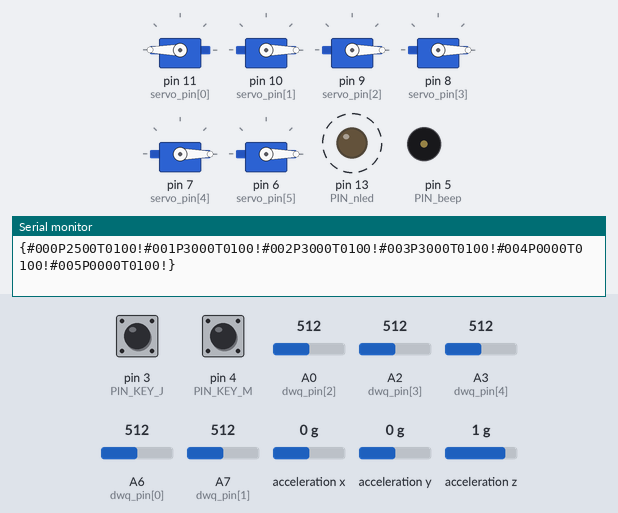
The sketch below on a simulated Arduino Nano, built with avr-gcc and run on an emulated ATmega328P. On the bench: 6 × servo, output pins drawn as LEDs (lit = HIGH), buzzer (waves = sounding, pin HIGH), the last lines printed to the serial monitor. Dashed ring = blinking. The inputs (shaded band) are chosen by the test bench; at power-on: pin 3 (PIN_KEY_J) HIGH, pin 4 (PIN_KEY_M) HIGH, A0 (dwq_pin[2]) = 512, A2 (dwq_pin[3]) = 512, A3 (dwq_pin[4]) = 512, A6 (dwq_pin[0]) = 512, A7 (dwq_pin[1]) = 512, acceleration x 0 g, acceleration y 0 g, acceleration z 1 g. EEPROM starts erased.

Above: at 4.8 s.
4.9 s: pin 3 (PIN_KEY_J) pulled LOW for 0.15 s
At 5.11 s:
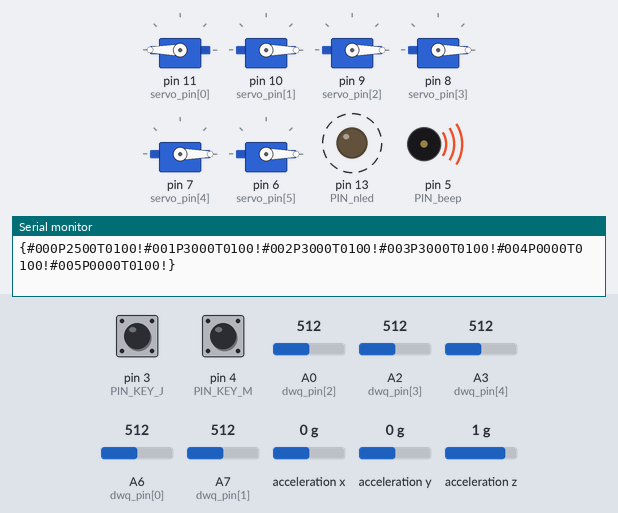
7.9 s: pin 3 (PIN_KEY_J) pulled LOW for 1 s
At 10.0 s:
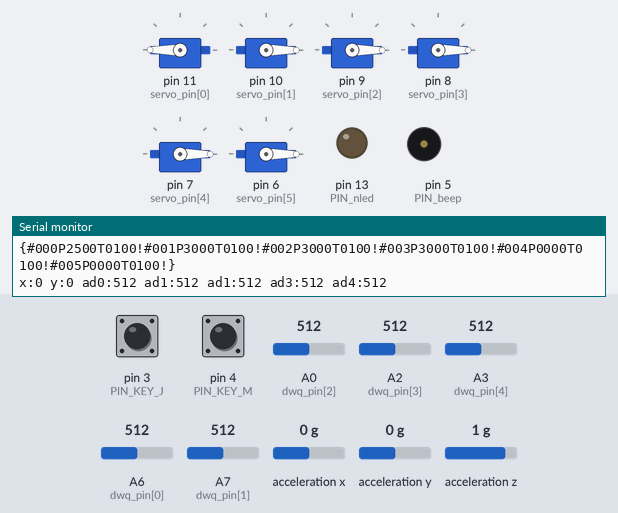
11.9 s: pin 3 (PIN_KEY_J) pulled LOW for 3.2 s
At 16.6 s:
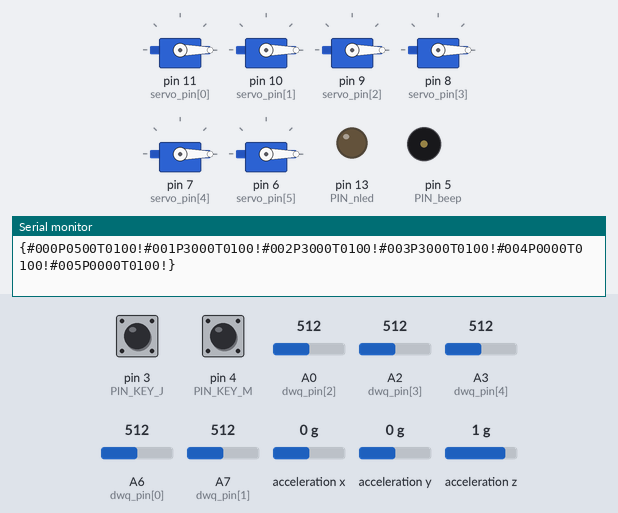
16.7 s: pin 3 (PIN_KEY_J) pulled LOW for 1 s
At 18.1 s:
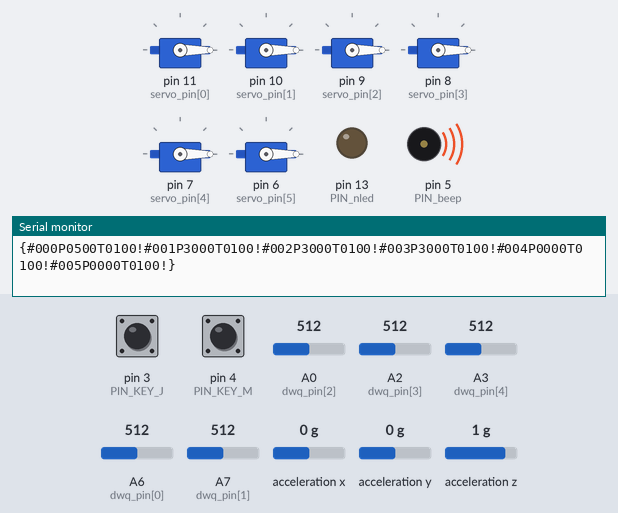
Timing chart, 0 to 19.7 s (numbered marks = the images above; inputs shaded):
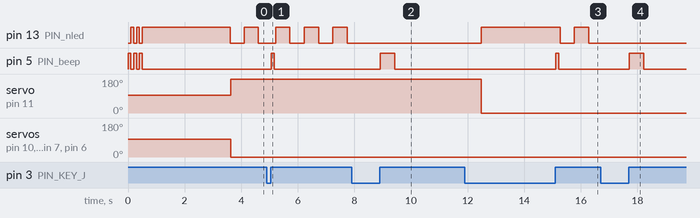

The sketch:

ZGloveR_Gihand2_V3.ino
```cpp
/*
    硬件IO分布：
    1、x轴 y轴 I2C芯片
    2、电位器 A6 A7 A0 A2 A3
    3、舵机引脚 11 10 9 8 7 6
    4、led引脚13 蜂鸣器引脚 5 校准按键 3 模式按键 4

    闭合手 控制小车
    张开手 控制云台
    其他控制手指

    20210130
    1、修复校准 包括陀螺仪的校准和手指的校准，校准时候，手套需要保持水平、手指完全闭合和手指完全张开。
*/

#include <Servo.h>            // 调用Servo.h库
#include <Wire.h>
#include <I2Cdev.h>
#include <ADXL345.h>
#include <EEPROM.h>           //调用<EEPROM.h库


#define SERVO_NUM   6               //宏定义舵机数量
#define DWQ_NUM     5               //宏定义电位器数量
#define PIN_beep    5               //宏定义蜂鸣器引脚
#define PIN_nled    13              //宏定义工作指示灯引脚
#define PIN_KEY_J   3               //宏定义校准引脚
#define PIN_KEY_M   4               //宏定义模式引脚

#define ADC_MIN_ADDR   0            //握紧时采集电位器值起始地址
#define ADC_MAX_ADDR   20           //张手时采集电位器值起始地址
#define POS_X_ADDR     30           //X的存储地址
#define POS_Y_ADDR     34           //Y的存储地址
#define JXB_PWM_RANGE  1000.0       //量程
#define JXB_PWM_STRAT  (500+(2000-JXB_PWM_RANGE)/2)     //机械臂PWM起始值
#define X_MIDDLE 0
#define Y_MIDDLE 0

#define beep_on() digitalWrite(PIN_beep, HIGH);
#define beep_off() digitalWrite(PIN_beep, LOW);

#define nled_on() digitalWrite(PIN_nled, LOW);
#define nled_off() digitalWrite(PIN_nled, HIGH);

char cmd_return[168];
Servo myservo[SERVO_NUM];                           //创建舵机类数组
byte servo_pin[SERVO_NUM] = {11, 10, 9, 8, 7, 6};   //定义舵机控制引脚数组
byte dwq_pin[DWQ_NUM] = {A6, A7, A0, A2, A3};       //定义电位器引脚数组
int  ADC_MAX[DWQ_NUM] = {0, 0, 0, 0, 0};            //默认握紧时采集电位器值
int  ADC_MIN[DWQ_NUM] = {0, 0, 0, 0, 0};            //默认张手时采集电位器值
int  ADC_MID[DWQ_NUM] = {0, 0, 0, 0, 0};            //默认张手时采集电位器值
int  pos[DWQ_NUM] = {0}, pos_x=0, pos_y=0;          //变量pos用来存储转化后的电位器数据
int  pos_bak[5] = {0}, pos_x_bak=0, pos_y_bak=0;    //变量pos备份值
int  pwm_value[DWQ_NUM] = {0};                      //变量pwm值
float pos_p[DWQ_NUM] = {1,1,1,1,1};                 //放大倍数
int pos_x_verify = 0, pos_y_verify = 0;             //x y校验值

ADXL345 myAdxl345;
int16_t ax, ay, az;

void setup(){
    Serial.begin(115200);                           //初始化波特率为115200
    pinMode(PIN_nled, OUTPUT);                      //设置LED引脚为输出模式
    pinMode(PIN_beep, OUTPUT);                      //设置蜂鸣器引脚为输出模式
    pinMode(PIN_KEY_M, INPUT_PULLUP);               //将模式按键对应引脚设置为内部上拉输入模式，防止误判
    pinMode(PIN_KEY_J, INPUT_PULLUP);               //将校准按键对应引脚设置为内部上拉输入模式，防止误判

    Wire.begin();
    myAdxl345.initialize();
    myAdxl345.testConnection();

    eepromRead(ADC_MIN_ADDR, sizeof(ADC_MIN), (u8 *)ADC_MIN);//读取存储电位器最小值
    eepromRead(ADC_MAX_ADDR, sizeof(ADC_MAX), (u8 *)ADC_MAX);//读取存储电位器最大值
    for(int i=0;i<DWQ_NUM;i++) {
        ADC_MID[i] = (ADC_MIN[i] + ADC_MAX[i])/2;
        pos_p[i] = JXB_PWM_RANGE/abs(ADC_MIN[i] - ADC_MAX[i]);//放大倍数
    }

    //eepromRead(POS_X_ADDR, sizeof(pos_x_verify), (u8 *)pos_x_verify);//读陀螺仪X的校准值
    //eepromRead(POS_Y_ADDR, sizeof(pos_y_verify), (u8 *)pos_y_verify);//读陀螺仪Y的校准值

    pos_x_verify = EEPROM.read(POS_X_ADDR)*256 + EEPROM.read(POS_X_ADDR+1)-1024;//读陀螺仪X的校准值
    pos_y_verify = EEPROM.read(POS_Y_ADDR)*256 + EEPROM.read(POS_Y_ADDR+1)-1024;//读陀螺仪Y的校准值

    for(byte i = 0; i < SERVO_NUM; i++){
         myservo[i].attach(servo_pin[i]);   // 将5引脚与声明的舵机对象连接起来
         myservo[i].writeMicroseconds(1500);//初始化舵机为1500状态
    }

    //启动示意
    nled_on();beep_on();delay(100);nled_off();beep_off();delay(100);
    nled_on();beep_on();delay(100);nled_off();beep_off();delay(100);
    nled_on();beep_on();delay(100);nled_off();beep_off();delay(100);

#if 1
      sprintf(cmd_return,"x:%04d y:%04d ADC_MIN:%04d %04d %04d %04d %04d",
                          pos_x_verify, pos_y_verify, ADC_MIN[0], ADC_MIN[1], ADC_MIN[2], ADC_MIN[3], ADC_MIN[4]);
      Serial.println(cmd_return);

      sprintf(cmd_return,"x:%04d y:%04d  ADC_MAX:%04d %04d %04d %04d %04d",
                          pos_x_verify, pos_y_verify, ADC_MAX[0], ADC_MAX[1], ADC_MAX[2], ADC_MAX[3], ADC_MAX[4]);
      Serial.println(cmd_return);
      delay(3000);
#endif

}

void loop(){
    loop_nled();        //led灯闪烁函数
    loop_key_j();       //校验函数
    loop_Gihand_R();    //旋钮控制
}

/*
    读写eeprom数据
    addr 地址
    len 数据长度
    mydat 数据buf
*/
void eepromRead(u32 addr, u8 len, u8 *mydat){
    for(u8 i = 0; i < len; i++) {//求取旋钮平均值，存储到EEPROM
        mydat[i] = EEPROM.read(addr+i);
    }
}

/*
    读写eeprom数据
    addr 地址
    len 数据长度
    mydat 数据buf
*/
void eepromWrite(u32 addr, u8 len, u8 *mydat){
    for(u8 i = 0; i < len; i++) {//求取旋钮平均值，存储到EEPROM
        EEPROM.write(addr+i, mydat[i]);
    }
}

void loop_key_j() {//校准电位器
    static u8 flag=0;
    if((digitalRead(PIN_KEY_J)==LOW) && (flag==0)) {//第一次校准，握手值：在舒适的方式下最大程度的握紧手指，此时按下校准按钮
        delay(10);
        if((digitalRead(PIN_KEY_J)==LOW) && (flag==0)){
            while(digitalRead(PIN_KEY_J)==LOW);
            adc_read2buf();
            for(int i=0;i<DWQ_NUM;i++) {
                ADC_MIN[i] = pos[i];
            }
            beep_on();delay(100);beep_off();
            eepromWrite(ADC_MIN_ADDR, sizeof(ADC_MIN), (u8 *)ADC_MIN);//写手指采集的最小值
            flag = 1;

            sprintf(cmd_return,"x:%d y:%d ad0:%d ad1:%d ad1:%d ad3:%d ad4:%d ",
            pos_x, pos_y, pos[0], pos[1], pos[2], pos[3], pos[4]);
            Serial.println(cmd_return);
        }
    } else if((digitalRead(PIN_KEY_J)==LOW) && (flag==1)) {//第二次校准，伸手值：在舒适的方式下最大程度的伸开手指，此时按下校准按钮
        delay(10);
        if((digitalRead(PIN_KEY_J)==LOW ) && (flag==1)){
            while(digitalRead(PIN_KEY_J)==LOW);
            adc_read2buf();
            for(int i=0;i<DWQ_NUM;i++) {
                ADC_MAX[i] = pos[i];
            }
            for(int i=0;i<DWQ_NUM;i++) {
                ADC_MID[i] = (ADC_MIN[i] + ADC_MAX[i])/2;
                pos_p[i] = 1.0*JXB_PWM_RANGE/(abs(ADC_MIN[i] - ADC_MAX[i]));//放大倍数
            }

            beep_on();delay(500);beep_off();
            eepromWrite(ADC_MAX_ADDR,  sizeof(ADC_MAX), (u8 *)ADC_MAX);//写手指采集的最大值
            //eepromWrite(POS_X_ADDR, sizeof(pos_x_verify), (u8 *)pos_x_verify);//写陀螺仪X的校准值
            //eepromWrite(POS_Y_ADDR, sizeof(pos_y_verify), (u8 *)pos_y_verify);//写陀螺仪Y的校准值

            pos_x_verify = pos_x+1024;
            pos_y_verify = pos_y+1024;

            EEPROM.write(POS_X_ADDR, pos_x_verify/256);
            EEPROM.write(POS_X_ADDR+1, pos_x_verify%256);//写陀螺仪X的校准值

            EEPROM.write(POS_Y_ADDR, pos_y_verify/256);
            EEPROM.write(POS_Y_ADDR+1, pos_y_verify%256);//写陀螺仪Y的校准值

            flag = 0;

            sprintf(cmd_return,"x:%d y:%d ad0:%d ad1:%d ad1:%d ad3:%d ad4:%d ",
            pos_x, pos_y, pos[0], pos[1], pos[2], pos[3], pos[4]);
            Serial.println(cmd_return);
            delay(3000);
        }
    }

    if(digitalRead(PIN_KEY_M)==LOW) {//模式切换按钮
        delay(10);
        if(digitalRead(PIN_KEY_M)==LOW){
        }
    }
}


int Filter(int FILTER_N, int pin) {//过滤
  int filter_buf[FILTER_N];
  int i, j;
  int filter_temp;
  for(i = 0; i < FILTER_N; i++) {
    filter_buf[i] = analogRead(pin);
    delayMicroseconds(300);
  }
  // 采样值从小到大排列（冒泡法）
  for(j = 0; j < FILTER_N - 1; j++) {
    for(i = 0; i < FILTER_N - 1 - j; i++) {
      if(filter_buf[i] > filter_buf[i + 1]) {
        filter_temp = filter_buf[i];
        filter_buf[i] = filter_buf[i + 1];
        filter_buf[i + 1] = filter_temp;
      }
    }
  }
  return filter_buf[(FILTER_N - 1) / 2];
}

void adc_read2buf() {//获取5个手指的数值
    static u32 knob_value;
    static int16_t ax_t[5],ay_t[5],az_t[5];
    for(int i=0;i<5;i++) {
        knob_value = 0;
        for(int j=0;j<10;j++) {
            knob_value+=analogRead(dwq_pin[i]);//读模拟引脚，返回0~1023之间的值
            delayMicroseconds(100);
         }
         knob_value = knob_value/10.0;
         pos[i] = knob_value;
    }

    for(int i=0;i<5;i++) {
        myAdxl345.getAcceleration(&ax_t[i], &ay_t[i], &az_t[i]);
    }

    int FILTER_N = 5, filter_temp;
    for(int j = 0; j < FILTER_N - 1; j++) {
        for(int i = 0; i < FILTER_N - 1 - j; i++) {
          if(ax_t[i] > ax_t[i + 1]) {
            filter_temp = ax_t[i];
            ax_t[i] = ax_t[i + 1];
            ax_t[i + 1] = filter_temp;
          }

          if(ay_t[i] > ay_t[i + 1]) {
            filter_temp = ay_t[i];
            ay_t[i] = ay_t[i + 1];
            ay_t[i + 1] = filter_temp;
          }
        }
    }

    //display tab-separated accel x/y/z values
    //Serial.print("myAdxl345:\t");
    //Serial.print(ax); Serial.print("\t");
    //Serial.print(ay); Serial.print("\t");
    //Serial.println(az);

    pos_x = ay_t[2];
    pos_y = ax_t[2];

#if 0
      sprintf(cmd_return,"ax:%04d ay:%04d ad2:%04d ad3:%04d ad4:%04d ad5:%04d ad6:%04d ",
                          pos_x, pos_y, pos[0], pos[1], pos[2], pos[3], pos[4]);
      Serial.println(cmd_return);
      delay(100);
#endif
}

void loop_nled() {
    static u32 systick_ms_bak = 0;
    static u8 flag=0;
    if(millis() - systick_ms_bak<500)return;
    systick_ms_bak = millis();
    flag = !flag;
    if(flag) {
        nled_on();
    } else {
        nled_off();
    }
}


/*以固定格式发送数据,定时100毫秒发一次*/
//陀螺仪可能出现的误差
#define posx_err 0
#define posy_err 0
void loop_Gihand_R(){
    static u32 systick_ms_bak = 0, knob_value, curMode = 0;
    if(millis() - systick_ms_bak > 100) {//millis():返回自Arduino开发板开始运行当前程序以来经过的毫秒数
        systick_ms_bak = millis();

        //获取5个手指的数值
        adc_read2buf();

        //pwm控制
        for(int i=0;i<5;i++) {
            pwm_value[i] = (int)(1500+(pos[i]-ADC_MID[i])*pos_p[i]);

            if(abs(pos_bak[i] - pos[i]) >= 5) {
                pos_bak[i] = pos[i];//备份

                if(pwm_value[i]>2500)
                  pwm_value[i]=2500;
                else if(pwm_value[i]<500)
                  pwm_value[i]=500;

                myservo[i+1].writeMicroseconds(pwm_value[i]);
            }
        }


        //Serial.print("pos_x:");
        //Serial.print(pos_x);
        pos_x_bak = pos_x;
        pos_x = pos_x-pos_x_verify;
        //Serial.print(" pos_x2:");
        //Serial.println(pos_x);
        pos_x = 1500 - pos_x*4;
        pos_x = 3000-pos_x;

        if(pos_x>2500)pos_x=2500;
        else if(pos_x<500)pos_x=500;

        //Serial.print("pos_y:");
        //Serial.print(pos_y);
        pos_y_bak = pos_y;
        pos_y = pos_y-pos_y_verify;
        //Serial.print(" pos_y2:");
        //Serial.println(pos_y);
        pos_y = 1500 - pos_y*6;

        if(pos_y>2500)pos_y=2500;
        else if(pos_y<500)pos_y=500;

        //手指数据进行更改
        if((pwm_value[0]>1800) &&(pwm_value[1]<1200) &&(pwm_value[2]<1200) &&(pwm_value[3]>1800) &&(pwm_value[4]>1800) ) {//闭合手控制
            if(abs(pos_x - pos_x_bak) >= 5 || abs(pos_y - pos_y_bak) >= 5) {
                                //sprintf(cmd_return,"{#000P%04dT0500!#001P1900T0500!#002P1100T0500!#003P1100T0500!#004P1900T0500!#005P1900T0500!}", pos_x);
                //Serial.println(cmd_return);

                //云台及小车控制
                if(pos_y>2000 && abs(pos_x-1500)<500) {
                    if(curMode != 1) {
                        curMode = 1;
                        sprintf(cmd_return,"{#006P2500T0000!#007P0500T0000!}");
                        Serial.println(cmd_return);

                    }
                } else if(pos_y<1000 && abs(pos_x-1500)<500) {
                    if(curMode != 2) {
                        curMode = 2;
                        sprintf(cmd_return,"{#006P0500T0000!#007P2500T0000!}");
                        Serial.println(cmd_return);

                }
                } else if(pos_x>2000) {
                    if(curMode != 3) {
                        curMode = 3;
                        sprintf(cmd_return,"{#006P2400T0000!#007P2400T0000!}");
                        Serial.println(cmd_return);

                    }
                } else if(pos_x<1000) {
                    if(curMode != 4) {
                        curMode = 4;
                        sprintf(cmd_return,"{#006P0600T0000!#007P0600T0000!}");
                        Serial.println(cmd_return);

                    }
                } else {
                    if(curMode != 5) {
                        curMode = 5;
                        sprintf(cmd_return,"{#006P1500T0000!#007P1500T0000!#000P1500T1500!#001P1000T1500!#002P2000T1500!#003P2000T1500!#004P2000T1500!#005P2000T1500!}");
                        Serial.println(cmd_return);
                    }
                }

            }
        } else  if((pwm_value[0]<1200) &&(pwm_value[1]>1800) &&(pwm_value[2]>1800) &&(pwm_value[3]<1200) &&(pwm_value[4]<1200) ) {//张开手控制
//            if(abs(pos_x - pos_x_bak) >= 5 || abs(pos_y - pos_y_bak) >= 5) {
//                pos_x_bak = pos_x;
//                pos_x = pos_x-pos_x_verify;
//                pos_x = 1500 - pos_x*4;
//
//                if(pos_x>2500)pos_x=2500;
//                else if(pos_x<500)pos_x=500;
//
//                pos_y_bak = pos_y;
//                pos_y = pos_y-pos_y_verify;
//                pos_y = 1500 + pos_y*2;
//
//
//                if(pos_y>2500)pos_y=2500;
//                else if(pos_y<500)pos_y=500;
//
//                sprintf(cmd_return,"{#000P%04dT0500!#001P1900T1500!#002P1100T1500!#003P1100T1500!#004P1100T1500!#005P1100T1500!}", pos_y);
//                Serial.println(cmd_return);
//            }
        } else {//手指控制
            //停止车
            if(curMode != 0) {
                curMode = 0;
                sprintf(cmd_return,"{#006P1500T0000!#007P1500T0000!}");
                Serial.println(cmd_return);
            }
            sprintf(cmd_return,"{#000P%04dT0100!#001P%04dT0100!#002P%04dT0100!#003P%04dT0100!#004P%04dT0100!#005P%04dT0100!}", pos_x, 3000-pwm_value[0],3000-pwm_value[1],3000-pwm_value[2],pwm_value[3],pwm_value[4]);
            Serial.println(cmd_return);
        }

        //陀螺仪数据控制板载PWM
        myservo[0].writeMicroseconds(pos_x);


    }
    return;
}
```

Measured:
- after the input at 4.9 s, pin 5 (PIN_beep): LOW → HIGH after 0.17 s, → LOW 0.10 s later
- after the input at 7.9 s, pin 13 (PIN_nled): stops changing and stays LOW; pin 5 (PIN_beep): LOW → HIGH after 1.0 s, → LOW 0.50 s later
- after the input at 11.9 s, pin 5 (PIN_beep): LOW → HIGH after 3.2 s, → LOW 0.10 s later
- after the input at 16.7 s, pin 13 (PIN_nled): stops changing and stays LOW; pin 5 (PIN_beep): LOW → HIGH after 1.0 s, → LOW 0.50 s later
- by itself, pin 13 (PIN_nled): alternates HIGH for 0.50 s and LOW for 0.51 s
